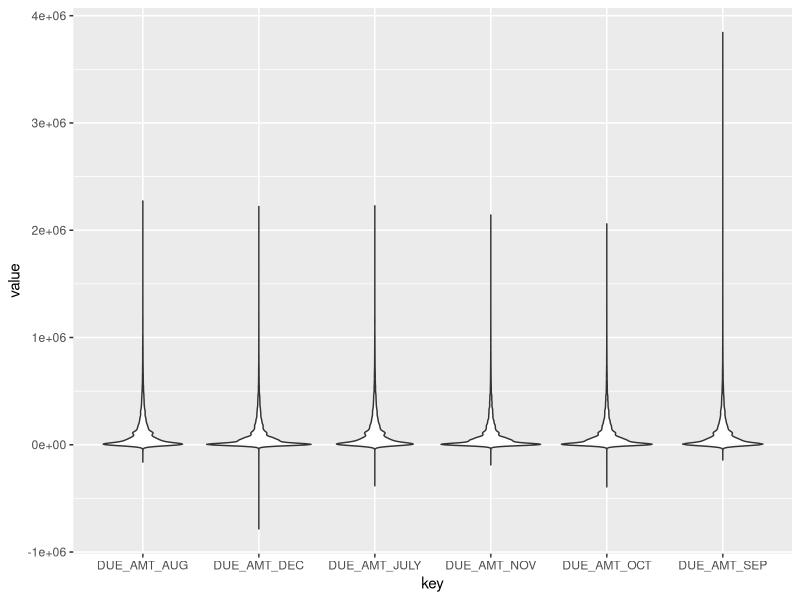
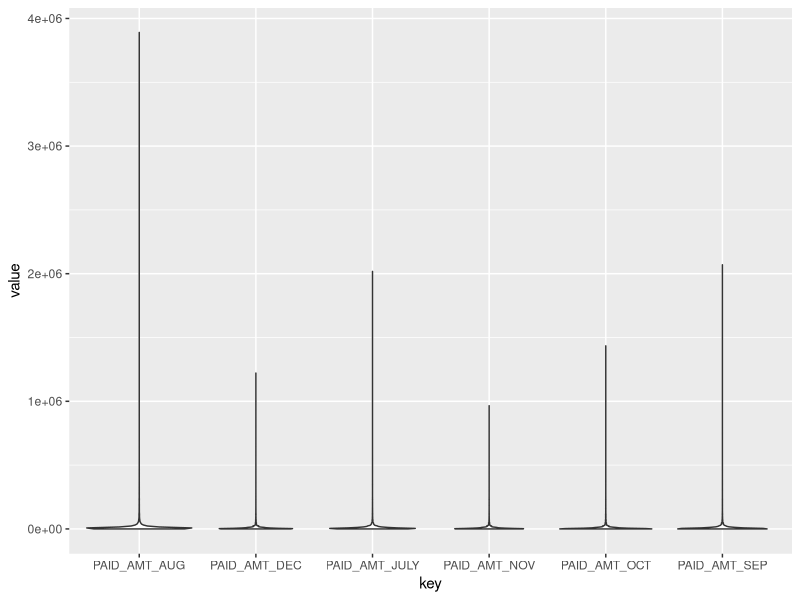
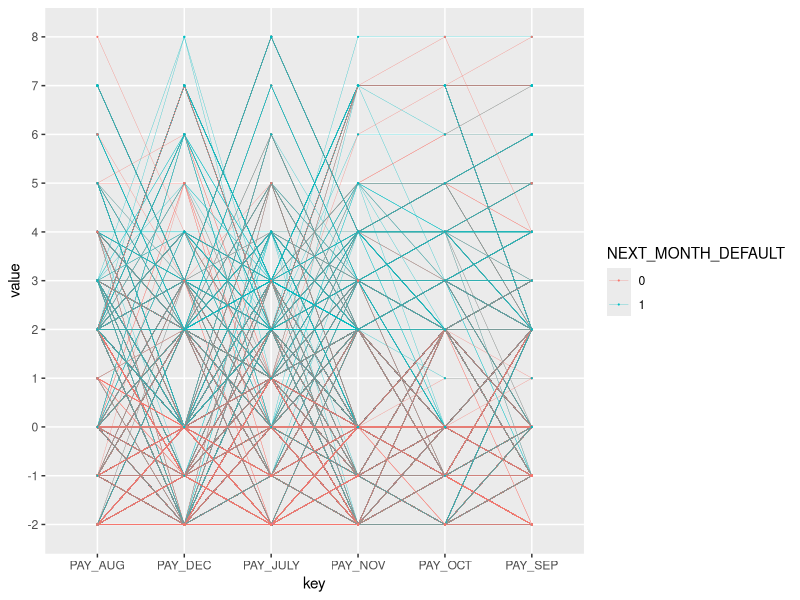

Reproduce these figures in R, in order.
## ---- chunk 1
library(tidyverse)
## ---- chunk 2
train_df <- read.csv("../credit_card_default_train.csv")
train_df$NEXT_MONTH_DEFAULT <- as.factor(train_df$NEXT_MONTH_DEFAULT)
test_df <- read.csv("../credit_card_default_test.csv")
df <- train_df
print(nrow(df))
print(colnames(df))
print(str(df))
print(summary(df))

## ---- chunk 3
ggplot(data=gather(train_df,key,value,c("DUE_AMT_JULY","DUE_AMT_AUG",
                                        "DUE_AMT_SEP","DUE_AMT_OCT",
                                        "DUE_AMT_NOV","DUE_AMT_DEC")),
       aes(x = key,y = value))+
  geom_violin()
## ---- chunk 4
ggplot(data=gather(train_df,key,value,c("PAID_AMT_JULY","PAID_AMT_AUG",
                                      "PAID_AMT_SEP","PAID_AMT_OCT",
                                      "PAID_AMT_NOV","PAID_AMT_DEC")),
       aes(x = key,y = value))+
  geom_violin()
## ---- chunk 5
ggplot(data=gather(train_df,key,value,c("PAY_JULY","PAY_AUG",
                                        "PAY_SEP","PAY_OCT",
                                        "PAY_NOV","PAY_DEC")) %>%
         mutate(key = as.factor(key), value=as.factor(value)),
       aes(x=key,y=value,group=Client_ID))+
  geom_line(aes(color=NEXT_MONTH_DEFAULT),size=0.1)+
  geom_point(aes(color=NEXT_MONTH_DEFAULT),size=0.1)+
  scale_y_discrete(labels=as.character(seq(-2,9)))
